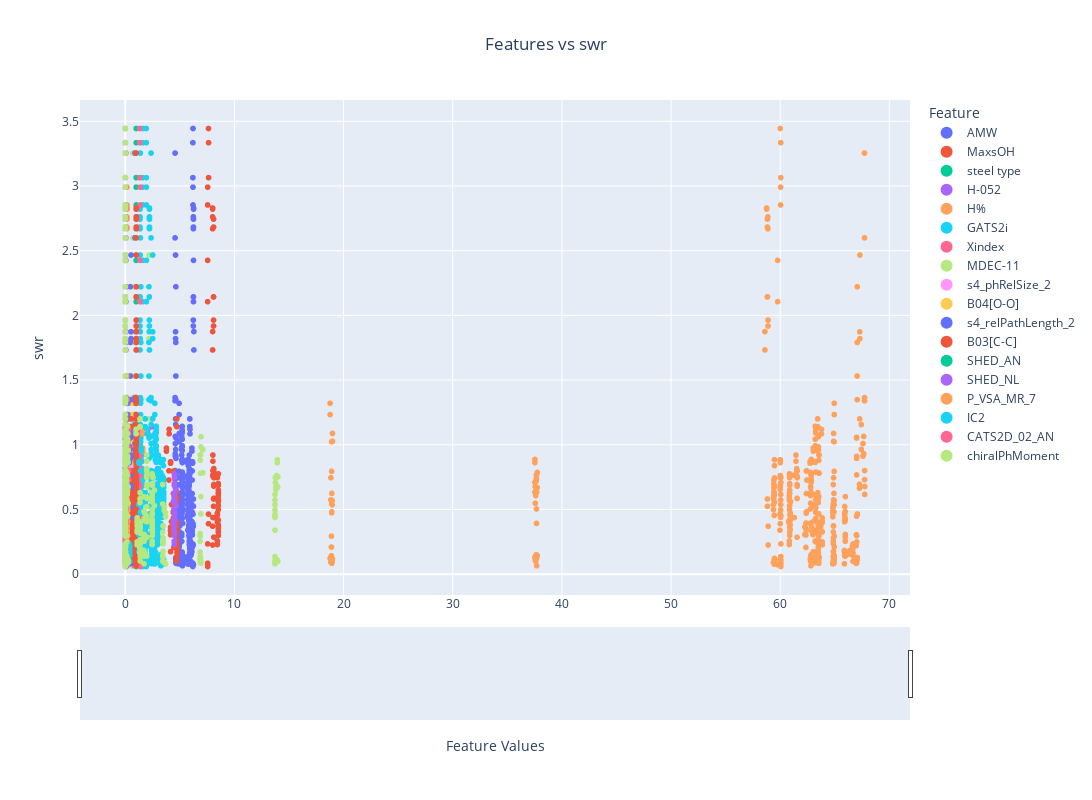

The code cell stored with this chart in its notebook:
### Code cell
import plotly.express as px
# Melt the DataFrame to long format
df_melted = train_df.drop(columns=['Group ID'], axis=1).melt(id_vars='swr', var_name='Feature', value_name='Value')

# Create the interactive plot
fig = px.scatter(df_melted, x='Value', y='swr', color='Feature',
                 title='Features vs swr', labels={'Value': 'Feature Values'},
                 width=1200, height=800)

# Update layout for better readability and add range slider and selector
fig.update_layout(
    legend=dict(title='Feature', traceorder='normal', itemsizing='constant', itemclick='toggleothers'),
    title_x=0.5,
    xaxis=dict(
        rangeslider=dict(visible=True),
        title='Feature Values',
        type='-'
    )
)

# Show the plot
fig.show()

### Figure 1 — Plotly figure (JSON) as saved in the notebook; plotly's stock layout.template omitted (floating-point values rounded to 4 significant figures; data arrays with more than 128 entries replaced by an {"elided": "..."} marker saying what was removed)
{"data": [{"hovertemplate": "Feature=AMW<br>Feature Values=%{x}<br>swr=%{y}<extra></extra>", "legendgroup": "AMW", "marker": {"color": "#636efa", "symbol": "circle"}, "mode": "markers", "name": "AMW", "showlegend": true, "type": "scattergl", "x": {"elided": "400 float values"}, "xaxis": "x", "y": {"elided": "400 float values"}, "yaxis": "y"}, {"hovertemplate": "Feature=MaxsOH<br>Feature Values=%{x}<br>swr=%{y}<extra></extra>", "legendgroup": "MaxsOH", "marker": {"color": "#EF553B", "symbol": "circle"}, "mode": "markers", "name": "MaxsOH", "showlegend": true, "type": "scattergl", "x": {"elided": "400 float values"}, "xaxis": "x", "y": {"elided": "400 float values"}, "yaxis": "y"}, {"hovertemplate": "Feature=steel type<br>Feature Values=%{x}<br>swr=%{y}<extra></extra>", "legendgroup": "steel type", "marker": {"color": "#00cc96", "symbol": "circle"}, "mode": "markers", "name": "steel type", "showlegend": true, "type": "scattergl", "x": {"elided": "400 int values"}, "xaxis": "x", "y": {"elided": "400 float values"}, "yaxis": "y"}, {"hovertemplate": "Feature=H-052<br>Feature Values=%{x}<br>swr=%{y}<extra></extra>", "legendgroup": "H-052", "marker": {"color": "#ab63fa", "symbol": "circle"}, "mode": "markers", "name": "H-052", "showlegend": true, "type": "scattergl", "x": {"elided": "400 float values"}, "xaxis": "x", "y": {"elided": "400 float values"}, "yaxis": "y"}, {"hovertemplate": "Feature=H%<br>Feature Values=%{x}<br>swr=%{y}<extra></extra>", "legendgroup": "H%", "marker": {"color": "#FFA15A", "symbol": "circle"}, "mode": "markers", "name": "H%", "showlegend": true, "type": "scattergl", "x": {"elided": "400 float values"}, "xaxis": "x", "y": {"elided": "400 float values"}, "yaxis": "y"}, {"hovertemplate": "Feature=GATS2i<br>Feature Values=%{x}<br>swr=%{y}<extra></extra>", "legendgroup": "GATS2i", "marker": {"color": "#19d3f3", "symbol": "circle"}, "mode": "markers", "name": "GATS2i", "showlegend": true, "type": "scattergl", "x": {"elided": "400 float values"}, "xaxis": "x", "y": {"elided": "400 float values"}, "yaxis": "y"}, {"hovertemplate": "Feature=Xindex<br>Feature Values=%{x}<br>swr=%{y}<extra></extra>", "legendgroup": "Xindex", "marker": {"color": "#FF6692", "symbol": "circle"}, "mode": "markers", "name": "Xindex", "showlegend": true, "type": "scattergl", "x": {"elided": "400 float values"}, "xaxis": "x", "y": {"elided": "400 float values"}, "yaxis": "y"}, {"hovertemplate": "Feature=MDEC-11<br>Feature Values=%{x}<br>swr=%{y}<extra></extra>", "legendgroup": "MDEC-11", "marker": {"color": "#B6E880", "symbol": "circle"}, "mode": "markers", "name": "MDEC-11", "showlegend": true, "type": "scattergl", "x": {"elided": "400 float values"}, "xaxis": "x", "y": {"elided": "400 float values"}, "yaxis": "y"}, {"hovertemplate": "Feature=s4_phRelSize_2<br>Feature Values=%{x}<br>swr=%{y}<extra></extra>", "legendgroup": "s4_phRelSize_2", "marker": {"color": "#FF97FF", "symbol": "circle"}, "mode": "markers", "name": "s4_phRelSize_2", "showlegend": true, "type": "scattergl", "x": {"elided": "400 float values"}, "xaxis": "x", "y": {"elided": "400 float values"}, "yaxis": "y"}, {"hovertemplate": "Feature=B04[O-O]<br>Feature Values=%{x}<br>swr=%{y}<extra></extra>", "legendgroup": "B04[O-O]", "marker": {"color": "#FECB52", "symbol": "circle"}, "mode": "markers", "name": "B04[O-O]", "showlegend": true, "type": "scattergl", "x": {"elided": "400 float values"}, "xaxis": "x", "y": {"elided": "400 float values"}, "yaxis": "y"}, {"hovertemplate": "Feature=s4_relPathLength_2<br>Feature Values=%{x}<br>swr=%{y}<extra></extra>", "legendgroup": "s4_relPathLength_2", "marker": {"color": "#636efa", "symbol": "circle"}, "mode": "markers", "name": "s4_relPathLength_2", "showlegend": true, "type": "scattergl", "x": {"elided": "400 float values"}, "xaxis": "x", "y": {"elided": "400 float values"}, "yaxis": "y"}, {"hovertemplate": "Feature=B03[C-C]<br>Feature Values=%{x}<br>swr=%{y}<extra></extra>", "legendgroup": "B03[C-C]", "marker": {"color": "#EF553B", "symbol": "circle"}, "mode": "markers", "name": "B03[C-C]", "showlegend": true, "type": "scattergl", "x": {"elided": "400 float values"}, "xaxis": "x", "y": {"elided": "400 float values"}, "yaxis": "y"}, {"hovertemplate": "Feature=SHED_AN<br>Feature Values=%{x}<br>swr=%{y}<extra></extra>", "legendgroup": "SHED_AN", "marker": {"color": "#00cc96", "symbol": "circle"}, "mode": "markers", "name": "SHED_AN", "showlegend": true, "type": "scattergl", "x": {"elided": "400 float values"}, "xaxis": "x", "y": {"elided": "400 float values"}, "yaxis": "y"}, {"hovertemplate": "Feature=SHED_NL<br>Feature Values=%{x}<br>swr=%{y}<extra></extra>", "legendgroup": "SHED_NL", "marker": {"color": "#ab63fa", "symbol": "circle"}, "mode": "markers", "name": "SHED_NL", "showlegend": true, "type": "scattergl", "x": {"elided": "400 float values"}, "xaxis": "x", "y": {"elided": "400 float values"}, "yaxis": "y"}, {"hovertemplate": "Feature=P_VSA_MR_7<br>Feature Values=%{x}<br>swr=%{y}<extra></extra>", "legendgroup": "P_VSA_MR_7", "marker": {"color": "#FFA15A", "symbol": "circle"}, "mode": "markers", "name": "P_VSA_MR_7", "showlegend": true, "type": "scattergl", "x": {"elided": "400 float values"}, "xaxis": "x", "y": {"elided": "400 float values"}, "yaxis": "y"}, {"hovertemplate": "Feature=IC2<br>Feature Values=%{x}<br>swr=%{y}<extra></extra>", "legendgroup": "IC2", "marker": {"color": "#19d3f3", "symbol": "circle"}, "mode": "markers", "name": "IC2", "showlegend": true, "type": "scattergl", "x": {"elided": "400 float values"}, "xaxis": "x", "y": {"elided": "400 float values"}, "yaxis": "y"}, {"hovertemplate": "Feature=CATS2D_02_AN<br>Feature Values=%{x}<br>swr=%{y}<extra></extra>", "legendgroup": "CATS2D_02_AN", "marker": {"color": "#FF6692", "symbol": "circle"}, "mode": "markers", "name": "CATS2D_02_AN", "showlegend": true, "type": "scattergl", "x": {"elided": "400 float values"}, "xaxis": "x", "y": {"elided": "400 float values"}, "yaxis": "y"}, {"hovertemplate": "Feature=chiralPhMoment<br>Feature Values=%{x}<br>swr=%{y}<extra></extra>", "legendgroup": "chiralPhMoment", "marker": {"color": "#B6E880", "symbol": "circle"}, "mode": "markers", "name": "chiralPhMoment", "showlegend": true, "type": "scattergl", "x": {"elided": "400 float values"}, "xaxis": "x", "y": {"elided": "400 float values"}, "yaxis": "y"}], "layout": {"height": 800, "legend": {"itemclick": "toggleothers", "itemsizing": "constant", "title": {"text": "Feature"}, "tracegroupgap": 0, "traceorder": "normal"}, "title": {"text": "Features vs swr", "x": 0.5}, "width": 1200, "xaxis": {"anchor": "y", "domain": [0, 1], "rangeslider": {"visible": true}, "title": {"text": "Feature Values"}, "type": "-"}, "yaxis": {"anchor": "x", "domain": [0, 1], "title": {"text": "swr"}}}}
